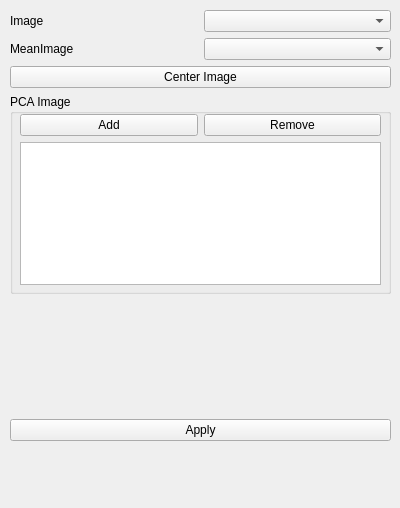
<?xml version="1.0" encoding="UTF-8"?>
<ui version="4.0">
 <class>LevelSetASMSegmentationView</class>
 <widget class="QWidget" name="LevelSetASMSegmentationView">
  <property name="geometry">
   <rect>
    <x>0</x>
    <y>0</y>
    <width>400</width>
    <height>508</height>
   </rect>
  </property>
  <property name="windowTitle">
   <string>Form</string>
  </property>
  <widget class="QWidget" name="verticalLayoutWidget">
   <property name="geometry">
    <rect>
     <x>10</x>
     <y>10</y>
     <width>381</width>
     <height>431</height>
    </rect>
   </property>
   <layout class="QVBoxLayout" name="verticalLayout">
    <item>
     <layout class="QHBoxLayout" name="horizontalLayout">
      <item>
       <widget class="QLabel" name="label">
        <property name="text">
         <string>Image</string>
        </property>
       </widget>
      </item>
      <item>
       <widget class="QmitkDataStorageComboBox" name="ImageSelector"/>
      </item>
     </layout>
    </item>
    <item>
     <layout class="QHBoxLayout" name="horizontalLayout_2">
      <item>
       <widget class="QLabel" name="label_2">
        <property name="text">
         <string>MeanImage</string>
        </property>
       </widget>
      </item>
      <item>
       <widget class="QmitkDataStorageComboBox" name="MeanImageSelector"/>
      </item>
     </layout>
    </item>
    <item>
     <widget class="QPushButton" name="CenterImageBtn">
      <property name="text">
       <string>Center Image</string>
      </property>
     </widget>
    </item>
    <item>
     <widget class="QGroupBox" name="groupBox">
      <property name="minimumSize">
       <size>
        <width>0</width>
        <height>200</height>
       </size>
      </property>
      <property name="title">
       <string>PCA Image</string>
      </property>
      <widget class="QWidget" name="verticalLayoutWidget_2">
       <property name="geometry">
        <rect>
         <x>10</x>
         <y>20</y>
         <width>361</width>
         <height>171</height>
        </rect>
       </property>
       <layout class="QVBoxLayout" name="verticalLayout_2">
        <item>
         <layout class="QHBoxLayout" name="horizontalLayout_4">
          <item>
           <widget class="QPushButton" name="AddPCAImageBtn">
            <property name="text">
             <string>Add</string>
            </property>
           </widget>
          </item>
          <item>
           <widget class="QPushButton" name="RemovePCAImageBtn">
            <property name="text">
             <string>Remove</string>
            </property>
           </widget>
          </item>
         </layout>
        </item>
        <item>
         <widget class="QListWidget" name="PCAImageList"/>
        </item>
       </layout>
      </widget>
     </widget>
    </item>
    <item>
     <widget class="QmitkPointListWidget" name="PointListWidget" native="true">
      <property name="minimumSize">
       <size>
        <width>0</width>
        <height>100</height>
       </size>
      </property>
     </widget>
    </item>
    <item>
     <widget class="QPushButton" name="ApplyBtn">
      <property name="text">
       <string>Apply</string>
      </property>
     </widget>
    </item>
   </layout>
  </widget>
 </widget>
 <customwidgets>
  <customwidget>
   <class>QmitkDataStorageComboBox</class>
   <extends>QComboBox</extends>
   <header>QmitkDataStorageComboBox.h</header>
  </customwidget>
  <customwidget>
   <class>QmitkPointListWidget</class>
   <extends>QWidget</extends>
   <header>QmitkPointListWidget.h</header>
   <container>1</container>
  </customwidget>
 </customwidgets>
 <resources/>
 <connections/>
</ui>
